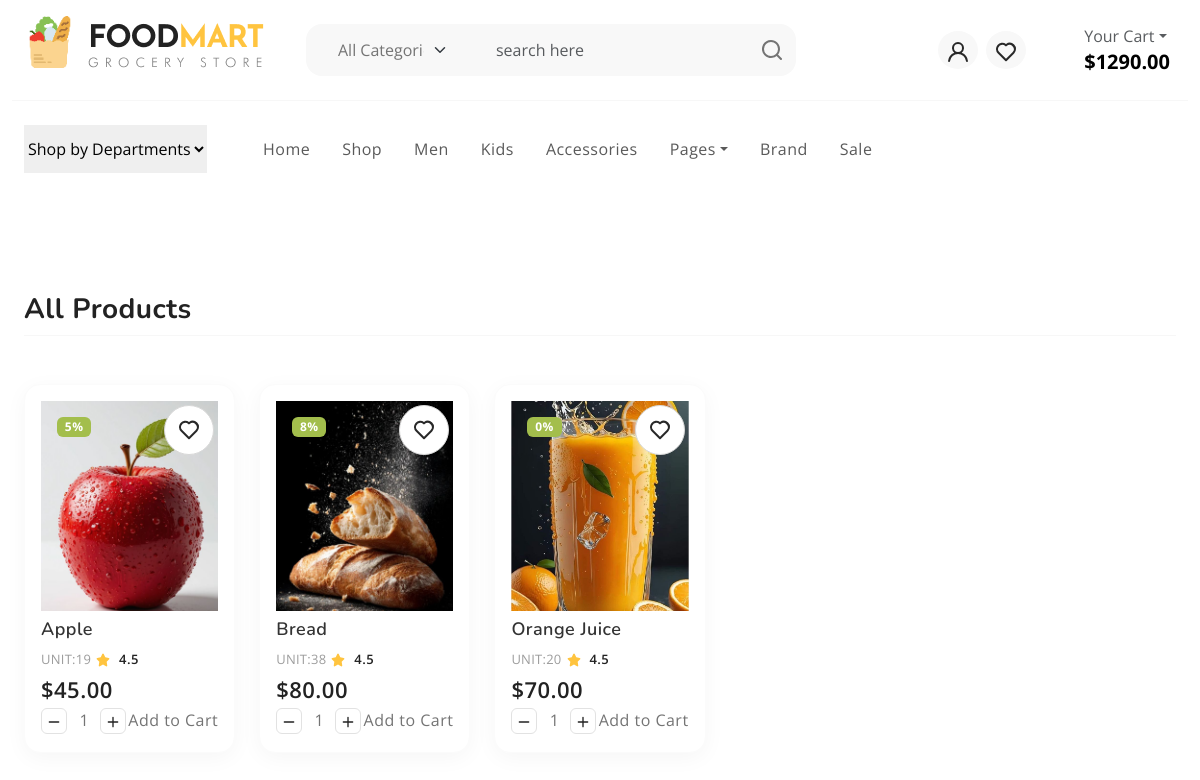
/allproducts/, run on an earlier commit of the app's database.
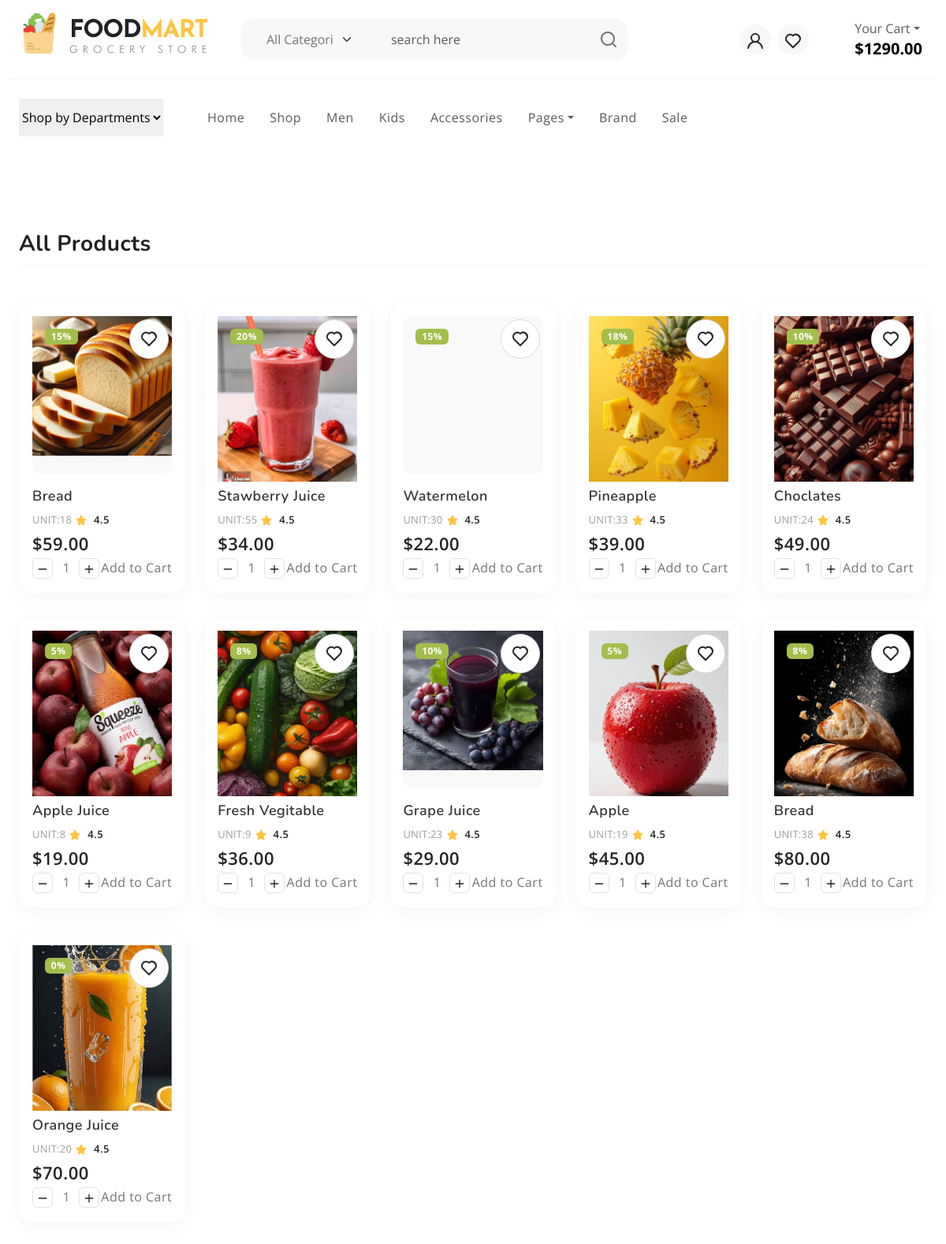
And on a later commit of the database.
### shop/models.py (models this page shows, shortened)
class Product(models.Model):
    name = models.CharField(max_length=255)
    image = models.ImageField(upload_to='products/',default='products/default.jpg')
    CATEGORY = models.ForeignKey(Category, on_delete=models.CASCADE, related_name="products")
    BRAND = models.ForeignKey(Brand, on_delete=models.CASCADE, related_name="products")
    price = models.DecimalField(max_digits=10, decimal_places=2)
    offer_rate = models.PositiveIntegerField(default=0)
    stock = models.PositiveIntegerField(default=0)
    description = models.TextField(blank=True, null=True)
    created_time = models.DateTimeField(auto_now_add=True)

### shop/views.py (the view)
# urls.py: path('allproducts/', views.allproducts, name='allproducts'),
def allproducts(request):
    products = Product.objects.all().order_by('-created_time')
    return render(request,'allproducts.html', {'products': products})

### templates/allproducts.html (shortened to what this page needs)
{% extends 'base.html' %}
{% block content %}
{% load static %}
<section class="py-5">
      <div class="container-fluid">
        <div class="row">
          <div class="col-md-12">
            <div class="bootstrap-tabs product-tabs">
              <div class="tabs-header d-flex justify-content-between border-bottom my-5">
                <h3>All Products</h3>
              </div>
              <div class="tab-content" id="nav-tabContent">
                <div class="tab-pane fade show active" id="nav-all" role="tabpanel" aria-labelledby="nav-all-tab">
                  <div class="product-grid row row-cols-1 row-cols-sm-2 row-cols-md-3 row-cols-lg-4 row-cols-xl-5">
                  {% for product in products %}
                    <div class="col">
                      <div class="product-item">
                        <span class="badge bg-success position-absolute m-3">{{ product.offer_rate }}%</span>
                        <a href="#" class="btn-wishlist"><svg width="24" height="24"><use xlink:href="#heart"></use></svg></a>
                        <figure style="height: 200px;width: 100%;">
                          <a href="#" title="Product Title">
                            <img src="{{ product.image.url }}" width="100%" style="object-fit: cover;" alt="">
                          </a>
                        </figure>
                        <h3>{{ product.name }}</h3>
                        <span class="qty">UNIT:{{ product.stock }}</span><span class="rating"><svg width="24" height="24" class="text-primary"><use xlink:href="#star-solid"></use></svg> 4.5</span>
                        <span class="price">${{ product.price }}</span>
                        <div class="d-flex align-items-center justify-content-between">
                          <div class="input-group product-qty">
                              <span class="input-group-btn">
                                  <button type="button" class="quantity-left-minus btn btn-danger btn-number" data-type="minus">
                                    <svg width="16" height="16"><use xlink:href="#minus"></use></svg>
                                  </button>
                              </span>
                              <input type="text" id="quantity" name="quantity" class="form-control input-number" value="1">
                              <span class="input-group-btn">
                                  <button type="button" class="quantity-right-plus btn btn-success btn-number" data-type="plus">
                                      <svg width="16" height="16"><use xlink:href="#plus"></use></svg>
                                  </button>
                              </span>
                          </div>
                          <a href="#" class="nav-link">Add to Cart <iconify-icon icon="uil:shopping-cart"></a>
                        </div>
                      </div>
                    </div>
                    {% endfor %}
                  </div>
              </div>
            </div>
          </div>
        </div>
      </div>
    </section>
{% endblock %}

### templates/base.html (shortened to what this page needs)
{% load static %}
<!DOCTYPE html>
<html lang="en">
  <head>
    <link rel="stylesheet" href="https://cdn.jsdelivr.net/npm/swiper@9/swiper-bundle.min.css">
    <link href="https://cdn.jsdelivr.net/npm/bootstrap@5.3.0-alpha3/dist/css/bootstrap.min.css" rel="stylesheet">
    <link rel="stylesheet" type="text/css" href="{% static 'css/vendor.css' %}">
    <link rel="stylesheet" type="text/css" href="{% static 'style.css' %}">
  </head>
  <body>
    <header>
      <div class="container-fluid">
        <div class="row py-3 border-bottom">
          <div class="col-sm-4 col-lg-3 text-center text-sm-start">
            <div class="main-logo">
              <a href="index.html">
                <img src="{% static 'images/logo.png' %}" alt="logo" class="img-fluid">
              </a>
            </div>
          </div>
          <div class="col-sm-6 offset-sm-2 offset-md-0 col-lg-5 d-none d-lg-block">
            <div class="search-bar row bg-light p-2 my-2 rounded-4">
              <div class="col-md-4 d-none d-md-block">
                <select class="form-select border-0 bg-transparent">
                  <option>All Categories</option>
                </select>
              </div>
              <div class="col-11 col-md-7">
                <form id="search-form" class="text-center" action="index.html" method="post">
                  <input type="text" class="form-control border-0 bg-transparent" placeholder="search here" />
                </form>
              </div>
              <div class="col-1">
                <svg xmlns="http://www.w3.org/2000/svg" width="24" height="24" viewBox="0 0 24 24"><path fill="currentColor" d="M21.71 20.29L18 16.61A9 9 0 1 0 16.61 18l3.68 3.68a1 1 0 0 0 1.42 0a1 1 0 0 0 0-1.39ZM11 18a7 7 0 1 1 7-7a7 7 0 0 1-7 7Z"/></svg>
              </div>
            </div>
          </div>
          <div class="col-sm-8 col-lg-4 d-flex justify-content-end gap-5 align-items-center mt-4 mt-sm-0 justify-content-center justify-content-sm-end">
            <ul class="d-flex justify-content-end list-unstyled m-0">
              {% if user.is_authenticated %}
              <li>
                <a href="/logout/" class="rounded-circle bg-light p-2 mx-1">
                  logout
                </a>
              </li>
              {% else %}
              <li>
                <a href="/login/" class="rounded-circle bg-light p-2 mx-1">
                  <svg width="24" height="24" viewBox="0 0 24 24"><use xlink:href="#user"></use></svg>
                </a>
              </li>
              {% endif %}
              <li>
                <a href="#" class="rounded-circle bg-light p-2 mx-1">
                  <svg width="24" height="24" viewBox="0 0 24 24"><use xlink:href="#heart"></use></svg>
                </a>
              </li>
            </ul>
            <div class="cart text-end d-none d-lg-block dropdown">
              <button class="border-0 bg-transparent d-flex flex-column gap-2 lh-1" type="button" data-bs-toggle="offcanvas" data-bs-target="#offcanvasCart" aria-controls="offcanvasCart">
                <span class="fs-6 text-muted dropdown-toggle">Your Cart</span>
                <span class="cart-total fs-5 fw-bold">$1290.00</span>
              </button>
            </div>
          </div>
        </div>
      </div>
      <div class="container-fluid">
        <div class="row py-3">
          <div class="d-flex  justify-content-center justify-content-sm-between align-items-center">
            <nav class="main-menu d-flex navbar navbar-expand-lg">
              <div class="offcanvas offcanvas-end" tabindex="-1" id="offcanvasNavbar" aria-labelledby="offcanvasNavbarLabel">
                <div class="offcanvas-body">
                  <select class="filter-categories border-0 mb-0 me-5">
                    <option>Shop by Departments</option>
                  </select>
                  <ul class="navbar-nav justify-content-end menu-list list-unstyled d-flex gap-md-3 mb-0">
                    <li class="nav-item active">
                      <a href="/" class="nav-link">Home</a>
                    </li>
                      <li class="nav-item active">
                      <a href="{% url 'allproducts' %}" class="nav-link">Shop</a>
                    </li>
                    <li class="nav-item dropdown">
                      <a href="#men" class="nav-link">Men</a>
                    </li>
                    <li class="nav-item">
                      <a href="#kids" class="nav-link">Kids</a>
                    </li>
                    <li class="nav-item">
                      <a href="#accessories" class="nav-link">Accessories</a>
                    </li>
                    <li class="nav-item dropdown">
                      <a class="nav-link dropdown-toggle" role="button" id="pages" data-bs-toggle="dropdown" aria-expanded="false">Pages</a>
                    </li>
                    <li class="nav-item">
                      <a href="#brand" class="nav-link">Brand</a>
                    </li>
                    <li class="nav-item">
                      <a href="#sale" class="nav-link">Sale</a>
                    </li>
                  </ul>
                </div>
              </div>
          </div>
        </div>
      </div>
    </header>
    {% block content %}
    {% endblock %}
  </body>
</html>

### static/style.css (style rules this page uses)
:root { --header-height : 160px; --header-height-min : 80px; }
:root { --accent-color : #FFC43F; --dark-color : #222222; --light-dark-color : #727272; --light-color : #fff; --grey-color : #dbdbdb; --light-grey-color : #fafafa; --primary-color : #6995B1; --light-primary-color : #eef1f3; }
:root { --body-font : "Open Sans", sans-serif; --heading-font : "Nunito", sans-serif; }
body { --bs-link-color: #333; --bs-link-hover-color:#333; --bs-link-color-rgb: 40,40,40; --bs-link-hover-color-rgb: 0,0,0; --bs-light-rgb: 248, 248, 248; --bs-font-sans-serif: "Open Sans", sans-serif; --bs-body-font-family: var(--bs-font-sans-serif); --bs-body-font-size: 1rem; --bs-body-font-weight: 400; --bs-body-line-height: 2; --bs-body-color: #747474; --bs-primary: #FFC43F; --bs-primary-rgb: 255, 196, 63; --bs-success: #a3be4c; --bs-success-rgb: 163, 190, 76; --bs-primary-bg-subtle: #FFF9EB; --bs-success-bg-subtle: #eef5e5; --bs-border-color: #F7F7F7; --bs-secondary-rgb: 230, 243, 251; --bs-danger-rgb: 249, 235, 231; --bs-warning-rgb: 255, 249, 235; --bs-info-rgb: 230, 243, 250; }
.btn-success { --bs-btn-color: #222; --bs-btn-bg: #EEF5E4; --bs-btn-border-color: #EEF5E4; --bs-btn-hover-color: #222; --bs-btn-hover-bg: #9de3c2; --bs-btn-hover-border-color: #9de3c2; --bs-btn-focus-shadow-rgb: 60,153,110; --bs-btn-active-color: #222; --bs-btn-active-bg: #9de3c2; --bs-btn-active-border-color: #9de3c2; --bs-btn-active-shadow: inset 0 3px 5px rgba(0, 0, 0, 0.125); --bs-btn-disabled-color: #222; --bs-btn-disabled-bg: #EEF5E4; --bs-btn-disabled-border-color: #EEF5E4; }
.btn-danger { --bs-btn-color: #222; --bs-btn-bg: #FFEADA; --bs-btn-border-color: #FFEADA; --bs-btn-hover-color: #222; --bs-btn-hover-bg: #ecc9af; --bs-btn-hover-border-color: #ecc9af; --bs-btn-focus-shadow-rgb: 60,153,110; --bs-btn-active-color: #222; --bs-btn-active-bg: #ecc9af; --bs-btn-active-border-color: #ecc9af; --bs-btn-active-shadow: inset 0 3px 5px rgba(0, 0, 0, 0.125); --bs-btn-disabled-color: #222; --bs-btn-disabled-bg: #FFEADA; --bs-btn-disabled-border-color: #FFEADA; }
body { letter-spacing: 0.03em; }
h1,h2,h3,h4,h5,h6 { font-family: var(--heading-font); color: var(--dark-color); font-weight: 700; }
.container, .container-fluid, .container-lg, .container-md, .container-sm, .container-xl, .container-xxl { --bs-gutter-x: 3rem; }
.container-fluid { max-width: 1600px; }
.product-item { position: relative; padding: 16px; background: #FFFFFF; border: 1px solid #FBFBFB; box-shadow: 0px 5px 22px rgba(0, 0, 0, 0.04); border-radius: 16px; margin-bottom: 30px; transition: box-shadow 0.3s ease-out; }
.product-item h3 { display: block; width: 100%; font-weight: 600; font-size: 18px; line-height: 25px; text-transform: capitalize; color: #333333; margin: 0; }
.product-item figure { background: #F9F9F9; border-radius: 12px; text-align: center; }
.product-item figure img { max-height: 210px; height: auto; }
.product-item .btn-wishlist { position: absolute; top: 20px; right: 20px; width: 50px; height: 50px; border-radius: 50px; display: flex; align-items: center; justify-content: center; background: #fff; border: 1px solid #d8d8d8; transition: all 0.3s ease-out; }
.product-item .qty { font-weight: 400; font-size: 13px; line-height: 18px; letter-spacing: 0.02em; text-transform: uppercase; color: #9D9D9D; }
.product-item .rating { font-weight: 600; font-size: 13px; line-height: 18px; text-transform: capitalize; color: #222222; }
.product-item .price { display: block; width: 100%; font-weight: 600; font-size: 22px; line-height: 30px; text-transform: capitalize; color: #222222; }
.product-item .product-qty { width: 85px; }
.product-item #quantity { height: auto; width: 28px; text-align: center; border: none; margin: 0; padding: 0; }
.product-item .btn-number { width: 26px; height: 26px; line-height: 1; text-align: center; background: #FFFFFF; border: 1px solid #E2E2E2; border-radius: 6px; color: #222; padding: 0; }

What changed in the data, as far as the page shows it:
added Product: offer_rate "15", image (picture), name "Bread", stock "18", price "59.00"
added Product: offer_rate "20", image (picture), name "Stawberry Juice", stock "55", price "34.00"
added Product: offer_rate "15", name "Watermelon", stock "30", price "22.00"
added Product: offer_rate "18", image (picture), name "Pineapple", stock "33", price "39.00"
added Product: offer_rate "10", image (picture), name "Choclates", stock "24", price "49.00"
added Product: offer_rate "5", image (picture), name "Apple Juice", stock "8", price "19.00"
added Product: offer_rate "8", image (picture), name "Fresh Vegitable", stock "9", price "36.00"
added Product: offer_rate "10", image (picture), name "Grape Juice", stock "23", price "29.00"
